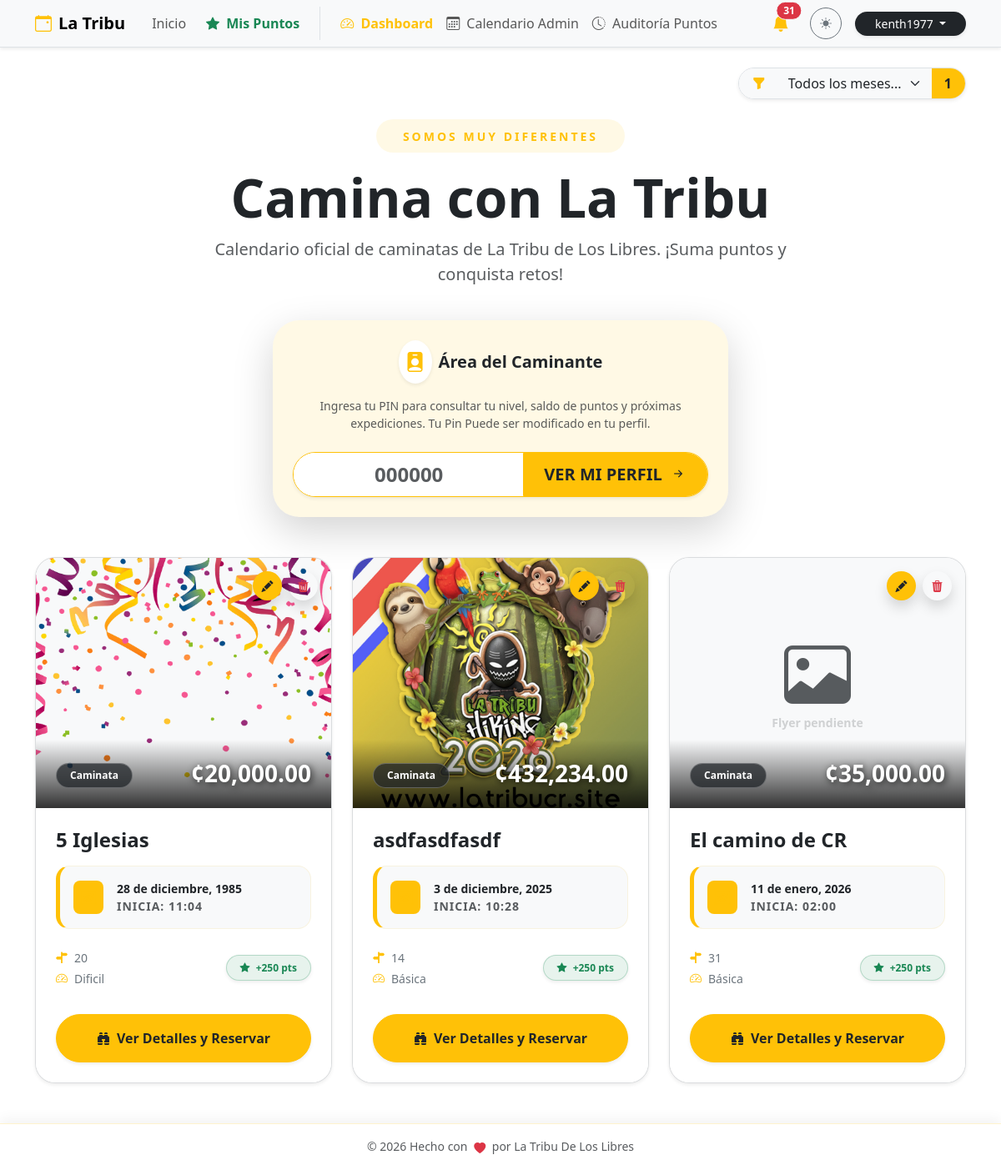
Screenshot of / (signed in) with the database file from the repository.
### db.py (models this page shows, shortened)
class User(db.Model, UserMixin):
    __tablename__ = 'user'
    id = db.Column(db.Integer, primary_key=True)
    email = db.Column(db.String(120), unique=True, nullable=False)
    password = db.Column(db.String(200), nullable=False)
    is_superuser = db.Column(db.Boolean, default=False)

class Event(db.Model):
    __tablename__ = 'event'
    id = db.Column(db.Integer, primary_key=True)
    title = db.Column(db.String(100), nullable=False)
    flyer = db.Column(db.String(120)) # Nombre del archivo de imagen
    currency = db.Column(db.String(5), default='¢')
    price = db.Column(db.Float, nullable=False)
    reservation_fee = db.Column(db.String(50)) # Texto libre ej: "5000 colones"
    points_reward = db.Column(db.Integer, default=10) # Puntos que otorga
    activity_type = db.Column(db.String(50)) # Caminata, Camping, etc.
    difficulty = db.Column(db.String(50))
    distance = db.Column(db.String(50))
    duration_days = db.Column(db.Integer, default=1)
    event_date = db.Column(db.Date, nullable=False)
    end_date = db.Column(db.Date) # Para eventos de varios días
    departure_point = db.Column(db.String(150))
    departure_time = db.Column(db.String(20))
    pickup_point = db.Column(db.String(200))
    capacity = db.Column(db.Integer, default=0)
    description = db.Column(db.Text)
    status = db.Column(db.String(20), default='Activa') # Activa, Suspendido, Se Traslado
    moved_date = db.Column(db.Date) # Nueva fecha si se traslada
    bookings = db.relationship('Booking', backref='event', lazy=True, cascade="all, delete-orphan")

### app.py (the view)
@main_bp.route('/')
def home():
    search_month = request.args.get('search_month', type=int)
    query = Event.query
    if search_month:
        query = query.filter(extract('month', Event.event_date) == search_month)
    events = query.order_by(Event.event_date.asc()).all()
    return render_template('home.html', events=events)

### templates/home.html (shortened to what this page needs)
{% extends "base.html" %}
{% block content %}
{% set meses = ['', 'enero', 'febrero', 'marzo', 'abril', 'mayo', 'junio', 'julio', 'agosto', 'septiembre', 'octubre', 'noviembre', 'diciembre'] %}
<div class="row align-items-center mb-4 animate__animated animate__fadeIn">
    <div class="col-lg-12 text-center">
        <div class="d-inline-block p-2 bg-warning bg-opacity-10 rounded-pill mb-3">
            <span class="text-warning fw-bold small px-4 text-uppercase" style="letter-spacing: 3px;">Somos muy Diferentes</span>
        </div>
        <h1 class="display-3 fw-bold mb-0">Camina con La Tribu</h1>
        <p class="lead text-muted mt-2 mx-auto" style="max-width: 700px;">
            Calendario oficial de caminatas de La Tribu de Los Libres. ¡Suma puntos y conquista retos!
        </p>
    </div>
</div>
<div class="row justify-content-center mb-5 animate__animated animate__fadeInUp" style="animation-delay: 0.2s;">
    <div class="col-md-8 col-lg-6">
        <div class="card border-0 shadow-lg rounded-5 overflow-hidden position-relative">
            <div class="position-absolute top-0 start-0 w-100 h-100 bg-warning bg-opacity-10" style="z-index: 0;"></div>
            <div class="card-body p-4 text-center position-relative" style="z-index: 1;">
                <div class="d-flex justify-content-center align-items-center mb-3">
                    <div class="bg-white p-2 rounded-circle shadow-sm me-2 text-warning">
                        <i class="bi bi-person-badge-fill fs-4"></i>
                    </div>
                    <h5 class="fw-bold mb-0 text-dark">Área del Caminante</h5>
                </div>
                <p class="text-muted small mb-4">
                    Ingresa tu PIN para consultar tu nivel, saldo de puntos y próximas expediciones. Tu Pin Puede ser modificado en tu perfil.
                </p>
                <div class="input-group input-group-lg shadow-sm rounded-pill overflow-hidden border border-warning bg-white">
                    <input type="text" id="quickPinInput" class="form-control border-0 text-center fw-bold text-primary fs-4" placeholder="000000" maxlength="6" oninput="this.value = this.value.replace(/[^0-9]/g, '')">
                    <button class="btn btn-warning fw-bold text-dark px-4 transition-hover" type="button" onclick="goToProfileQuick()">
                        <span class="ver-text">VER </span>MI PERFIL <i class="bi bi-arrow-right-short ms-1"></i>
                    </button>
                </div>
            </div>
        </div>
    </div>
</div>
<div class="row g-4">
    {% if events %}
        {% for event in events %}
        <div class="col-md-6 col-lg-4">
            <div class="card h-100 shadow-sm border border-secondary border-opacity-25 overflow-hidden position-relative adventure-card animate__animated animate__fadeInUp" style="animation-delay: {{ loop.index0 * 0.1 }}s">
                {% if current_user.is_authenticated and current_user.is_superuser %}
                <div class="position-absolute top-0 end-0 m-3 z-3 d-flex gap-2">
                    <button class="btn btn-warning btn-sm rounded-circle shadow text-dark border-0 btn-admin-float" title="Editar Actividad" data-bs-toggle="modal" data-bs-target="#editModal{{ event.id }}">
                        <i class="bi bi-pencil-fill"></i>
                    </button>
                    <button class="btn btn-white btn-sm rounded-circle shadow text-danger border-0 btn-admin-float" title="Eliminar" data-bs-toggle="modal" data-bs-target="#deleteModal{{ event.id }}">
                        <i class="bi bi-trash3-fill"></i>
                    </button>
                </div>
                {% endif %}
                <div class="card-img-container" style="height: 300px; background: var(--bs-tertiary-bg); position: relative; overflow: hidden;">
                    {% if event.flyer %}
                        <img src="{{ url_for('static', filename='uploads/flyers/' + event.flyer) }}"
                             class="card-img-top w-100 h-100 flyer-zoom"
                             style="object-fit: cover; cursor: pointer;"
                             alt="{{ event.title }}"
                             title="Clic para ver imagen completa"
                             onclick="showFullImage(this.src, this.alt)">
                    {% else %}
                        <div class="w-100 h-100 d-flex flex-column align-items-center justify-content-center text-muted">
                            <i class="bi bi-image display-1 opacity-10"></i>
                            <small class="fw-bold opacity-25">Flyer pendiente</small>
                        </div>
                    {% endif %}
                    <div class="price-overlay position-absolute bottom-0 start-0 w-100 p-4 d-flex justify-content-between align-items-end" style="background: linear-gradient(transparent, rgba(0,0,0,0.8)); pointer-events: none;">
                        <span class="badge bg-dark bg-opacity-75 text-white px-3 py-2 rounded-pill small border border-white border-opacity-25">{{ event.activity_type }}</span>
                        <div class="price-tag">
                            <span class="h3 fw-bold mb-0 text-white shadow-text">{{ event.currency }}{{ "{:,.2f}".format(event.price) }}</span>
                        </div>
                    </div>
                </div>
                <div class="card-body p-4">
                    <h4 class="card-title fw-bold mb-3 text-truncate-2 title-link">{{ event.title }}</h4>
                    <div class="mb-4 p-3 bg-body-tertiary rounded-4 small border border-warning border-opacity-10 ticket-date">
                        <div class="d-flex align-items-center">
                            <div class="bg-warning bg-opacity-20 p-2 rounded-3 me-3 text-warning">
                                <i class="bi bi-calendar3 h5 mb-0"></i>
                            </div>
                            <div>
                                <div class="fw-bold text-body">
                                    {% if event.duration_days > 1 %}
                                        Del {{ event.event_date.day }} al {{ event.end_date.day }} de {{ meses[event.end_date.month] }}
                                    {% else %}
                                        {{ event.event_date.day }} de {{ meses[event.event_date.month] }}, {{ event.event_date.year }}
                                    {% endif %}
                                </div>
                                <div class="x-small text-muted text-uppercase fw-bold" style="letter-spacing: 1px;">Inicia: {{ event.departure_time }}</div>
                            </div>
                        </div>
                    </div>
                    <div class="d-flex justify-content-between align-items-center mb-2">
                        <div class="d-flex flex-column gap-1 small text-secondary fw-medium card-meta-data">
                            <div><i class="bi bi-signpost-split-fill me-2 text-warning"></i>{{ event.distance or 'Por definir' }}</div>
                            <div><i class="bi bi-speedometer2 me-2 text-warning"></i>{{ event.difficulty }}</div>
                        </div>
                        <div class="text-end">
                            <span class="badge bg-success bg-opacity-10 text-success border border-success border-opacity-25 rounded-pill px-3 py-2 fw-bold shadow-sm points-badge" title="Recompensa por completar">
                                <i class="bi bi-star-fill me-1"></i> +{{ event.points_reward or 10 }} pts
                            </span>
                        </div>
                    </div>
                </div>
                <div class="card-footer bg-body border-0 p-4 pt-0">
                    <button class="btn btn-warning rounded-pill fw-bold py-3 shadow-sm w-100 text-dark transition-all btn-main-reserve" data-bs-toggle="modal" data-bs-target="#detailsModal{{ event.id }}">
                        <i class="bi bi-binoculars-fill me-2"></i>Ver Detalles y Reservar
                    </button>
                </div>
            </div>
        </div>
        {% endfor %}
    {% endif %}
</div>
<link rel="stylesheet" href="https://cdnjs.cloudflare.com/ajax/libs/animate.css/4.1.1/animate.min.css"/>
{% endblock %}

### templates/base.html (shortened to what this page needs)
<!DOCTYPE html>
<html lang="es" data-bs-theme="light">
<head>
    <link href="https://cdn.jsdelivr.net/npm/bootstrap@5.3.2/dist/css/bootstrap.min.css" rel="stylesheet">
    <link rel="stylesheet" href="https://cdn.jsdelivr.net/npm/bootstrap-icons@1.11.1/font/bootstrap-icons.css">
    <link rel="stylesheet" href="https://cdnjs.cloudflare.com/ajax/libs/animate.css/4.1.1/animate.min.css"/>
</head>
<body>
    <nav class="navbar navbar-expand-lg bg-body-tertiary border-bottom sticky-top shadow-sm">
        <div class="container">
            <a class="navbar-brand fw-bold" href="{{ url_for('main.home') }}">
                <i class="bi bi-calendar-event me-2 text-warning"></i>La Tribu
            </a>
            <div class="collapse navbar-collapse" id="navbarNav">
                <ul class="navbar-nav me-auto align-items-center">
                    <li class="nav-item">
                        <a class="nav-link px-3" href="{{ url_for('main.home') }}">Inicio</a>
                    </li>
                    <li class="nav-item">
                        <button class="nav-link btn btn-link text-decoration-none fw-bold text-success border-0 bg-transparent" data-bs-toggle="modal" data-bs-target="#pointsModal">
                            <i class="bi bi-star-fill me-1"></i> Mis Puntos
                        </button>
                    </li>
                    {% if current_user.is_authenticated and current_user.is_superuser %}
                    <li class="nav-item ms-lg-3 border-start ps-lg-3">
                        <a class="nav-link fw-bold text-warning" href="{{ url_for('main.dashboard') }}">
                            <i class="bi bi-speedometer2 me-1"></i> Dashboard
                        </a>
                    </li>
                    <li class="nav-item">
                        <a class="nav-link" href="{{ url_for('calendar_view.view') }}">
                            <i class="bi bi-calendar3 me-1"></i> Calendario Admin
                        </a>
                    </li>
                    <li class="nav-item">
                        <a class="nav-link" href="{{ url_for('puntos.historial_global') }}">
                            <i class="bi bi-clock-history me-1"></i> Auditoría Puntos
                        </a>
                    </li>
                    {% endif %}
                </ul>
                <div class="d-flex align-items-center gap-3 mt-3 mt-lg-0">
                    {% if current_user.is_authenticated and current_user.is_superuser %}
                    <div class="dropdown">
                        <button class="btn btn-link position-relative text-dark p-0 me-2" type="button" data-bs-toggle="dropdown" aria-expanded="false">
                            <i class="bi bi-bell-fill fs-5 text-warning"></i>
                            {% if admin_unread_count > 0 %}
                            <span class="position-absolute top-0 start-100 translate-middle badge rounded-pill bg-danger border border-light animate__animated animate__pulse animate__infinite">
                                {{ admin_unread_count }}
                            </span>
                            {% endif %}
                        </button>
                    </div>
                    {% endif %}
                    <button class="btn btn-sm btn-outline-secondary rounded-circle" id="themeToggler" title="Cambiar tema" style="width: 38px; height: 38px; padding: 0;">
                        <i class="bi bi-sun-fill" id="themeIcon"></i>
                    </button>
                    {% if current_user.is_authenticated %}
                        <div class="dropdown">
                            <button class="btn btn-dark btn-sm rounded-pill px-4 dropdown-toggle shadow-sm border-0" type="button" data-bs-toggle="dropdown">
                                {{ current_user.email.split('@')[0] }}
                            </button>
                        </div>
                    {% else %}
                        <a href="{{ url_for('auth.login') }}" class="btn btn-warning btn-sm text-dark fw-bold rounded-pill px-4 shadow-sm border-0">
                            <i class="bi bi-lock-fill me-1"></i>Admin
                        </a>
                    {% endif %}
                </div>
            </div>
        </div>
    </nav>
    <main class="container py-4">
        {% if request.endpoint == 'main.home' %}
        <div class="row mb-4 justify-content-end animate__animated animate__fadeIn">
            <div class="col-auto">
                <form action="{{ url_for('main.home') }}" method="GET" class="d-flex align-items-center">
                    <div class="input-group shadow-sm rounded-pill overflow-hidden border">
                        <span class="input-group-text border-0 bg-body-tertiary text-warning px-3">
                            <i class="bi bi-funnel-fill"></i>
                        </span>
                        <select name="search_month" class="form-select border-0 bg-body-tertiary text-body shadow-none" style="min-width: 180px;" onchange="this.form.submit()">
                            <option value="">Todos los meses...</option>
                        </select>
                        <span class="input-group-text border-0 bg-warning text-dark fw-bold px-3" title="Actividades este mes">
                            {{ month_activity_count|default(0) }}
                        </span>
                    </div>
                </form>
            </div>
        </div>
        {% endif %}
        {% block content %}{% endblock %}
    </main>
    <footer class="footer-sticky-blur py-3 text-center">
        <div class="container d-flex justify-content-center align-items-center gap-3">
            <span class="text-body-secondary fw-medium small">
                © 2026 Hecho con <i class="bi bi-heart-fill text-danger heart-beat mx-1"></i> por La Tribu De Los Libres
            </span>
        </div>
    </footer>
</body>
</html>

### rows the page displays
User: email "kenth1977"
Event: flyer (picture), title "5 Iglesias", event_date.day "28", event_date "diciembre", event_date.year "1985", departure_time "11:04", distance "20", difficulty "Dificil", points_reward "250"
Event: flyer (picture), title "asdfasdfasdf", event_date.day "3", event_date "diciembre", event_date.year "2025", departure_time "10:28", distance "14", difficulty "Básica", points_reward "250"
Event: shows "Flyer pendiente", activity_type "Caminata", currency "¢", price "35,000.00", title "El camino de CR", event_date.day "11", event_date "enero", event_date.year "2026", departure_time "02:00", distance "31", difficulty "Básica", points_reward "250"

### other values shown
{{ admin_unread_count }} "31"
{{ month_activity_count|default(0) }} "1"
